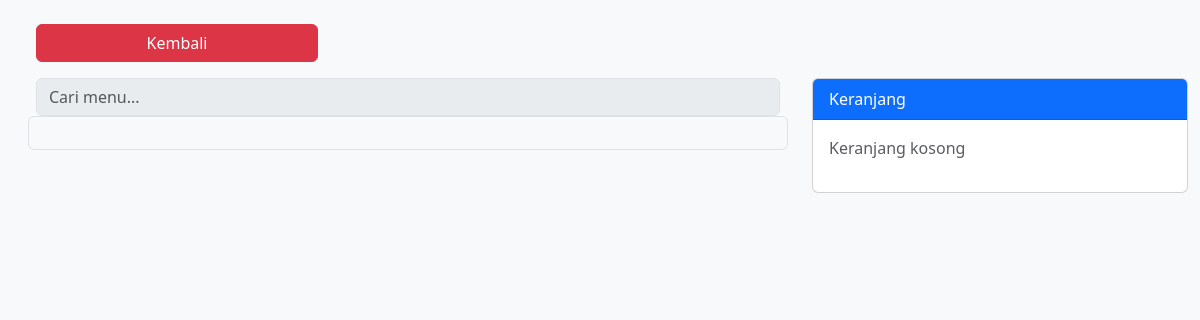
Page /pembeli/transaksi.php (signed in) on the earlier database version.
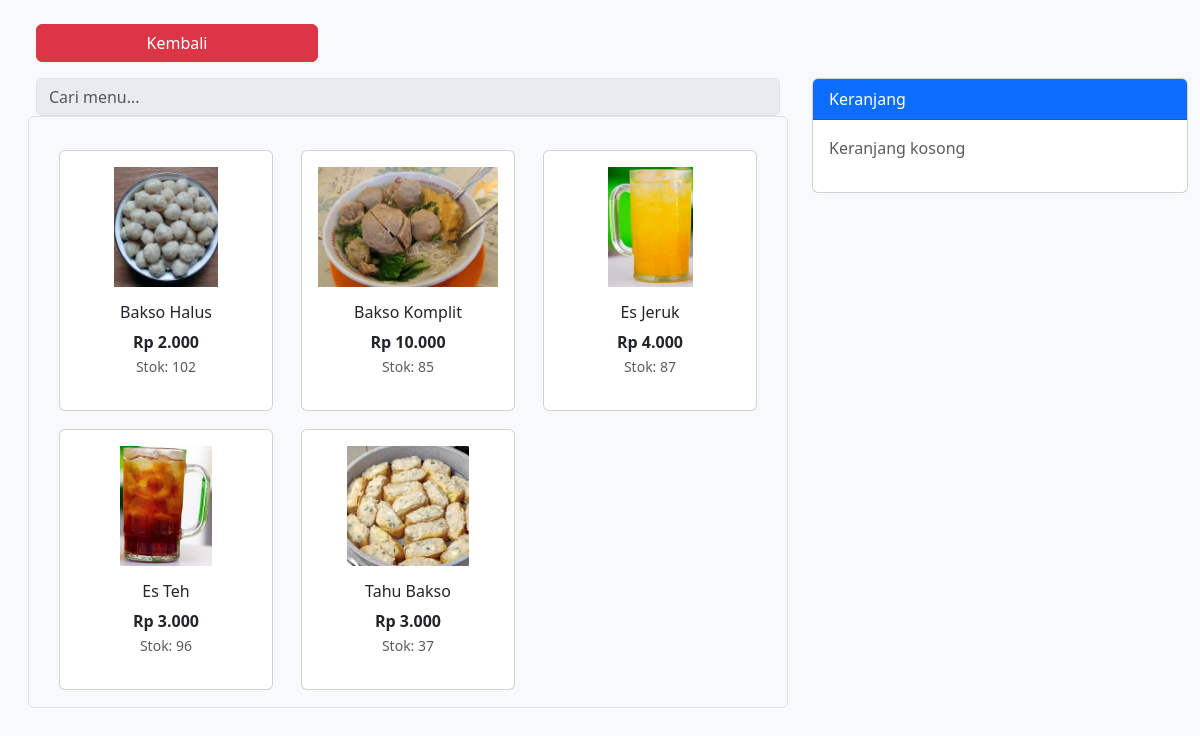
Same page on the later database version.
### tables this page shows
CREATE TABLE `menu` (
  `id` int(11) NOT NULL AUTO_INCREMENT,
  `nama_menu` varchar(150) NOT NULL,
  `harga` double NOT NULL,
  `stok` int(11) NOT NULL DEFAULT 0,
  `id_kategori` int(11) DEFAULT NULL,
  `gambar` varchar(255) DEFAULT NULL,
  PRIMARY KEY (`id`),
  KEY `id_kategori` (`id_kategori`),
  CONSTRAINT `menu_ibfk_1` FOREIGN KEY (`id_kategori`) REFERENCES `kategori` (`id`) ON DELETE SET NULL ON UPDATE CASCADE
);

### pembeli/transaksi.php (the view, shortened to what this page needs)
<?php
require 'conn.php';
function rupiah($angka)
{
    return 'Rp ' . number_format($angka, 0, ',', '.');
}
$menu = mysqli_query($conn, "SELECT * FROM menu ORDER BY nama_menu ASC");
?>
<!DOCTYPE html>
<html lang="id">
<head>
    <link href="https://cdn.jsdelivr.net/npm/bootstrap@5.3.3/dist/css/bootstrap.min.css" rel="stylesheet">
</head>
<body class="p-4">
    <div class="container-fluid">
        <a href="dashboard.php" class="btn btn-danger mb-3 w-25">Kembali</a>
        <div class="row">
            <div class="col-lg-8">
                <form class="mb-3">
                    <input type="text" class="form-control" placeholder="Cari menu..." disabled>
                </form>
                <div class="row row-cols-2 row-cols-md-3 g-3 p-3 border rounded">
                    <?php while ($m = mysqli_fetch_assoc($menu)): ?>
                        <div class="col">
                            <form method="post">
                                <button name="tambah" class="border-0 bg-transparent w-100">
                                    <div class="card p-3 h-100">
                                        <img src="../assets/<?= $m['gambar'] ?? 'default.jpg' ?>">
                                        <div class="card-body text-center">
                                            <h6><?= htmlspecialchars($m['nama_menu']) ?></h6>
                                            <b><?= rupiah($m['harga']) ?></b><br>
                                            <small class="text-muted">Stok: <?= $m['stok'] ?></small>
                                        </div>
                                    </div>
                                </button>
                            </form>
                        </div>
                    <?php endwhile; ?>
                </div>
            </div>
            <div class="col-lg-4 position-fixed" style="right:0">
                <div class="card">
                    <div class="card-header bg-primary text-white">Keranjang</div>
                    <div class="card-body">
                        <?php if ($_SESSION['cart']): ?>
                            <?php
                            $total = 0;
                            foreach ($_SESSION['cart'] as $c) {
                                $total += $c['subtotal'];
                            }
                            ?>
                            <table class="table table-sm">
                                <?php foreach ($_SESSION['cart'] as $id => $c): ?>
                                    <tr>
                                        <td><?= $c['nama'] ?></td>
                                        <td>
                                            <form method="post" class="d-flex">
                                                <input type="hidden" name="update_id" value="<?= $id ?>">
                                                <input type="number"
                                                    name="jumlah_baru"
                                                    value="<?= $c['jumlah'] ?>"
                                                    min="1"
                                                    class="form-control form-control-sm"
                                                    style="width:65px"
                                                    onchange="this.form.submit()">
                                            </form>
                                        </td>
                                        <td><?= rupiah($c['subtotal']) ?></td>
                                        <td>
                                            <a href="?hapus=<?= $id ?>"
                                                class="btn btn-sm btn-danger"
                                                onclick="return confirm('Hapus item ini dari keranjang?')">
                                                🗑️
                                            </a>
                                        </td>
                                    </tr>
                                <?php endforeach; ?>
                            </table>
                            <button class="btn btn-success w-100"
                                data-bs-toggle="modal"
                                data-bs-target="#modalPesan">
                                🛒 Pesan
                            </button>
                        <?php else: ?>
                            <p class="text-muted">Keranjang kosong</p>
                        <?php endif; ?>
                    </div>
                </div>
            </div>
        </div>
    </div>
</body>
</html>

Differences in the rows shown:
added menu: gambar (picture), nama_menu "Bakso Halus", harga "Rp 2.000", stok "102"
added menu: gambar (picture), nama_menu "Bakso Komplit", harga "Rp 10.000", stok "85"
added menu: gambar (picture), nama_menu "Es Jeruk", harga "Rp 4.000", stok "87"
added menu: gambar (picture), nama_menu "Es Teh", harga "Rp 3.000", stok "96"
added menu: gambar (picture), nama_menu "Tahu Bakso", harga "Rp 3.000", stok "37"
